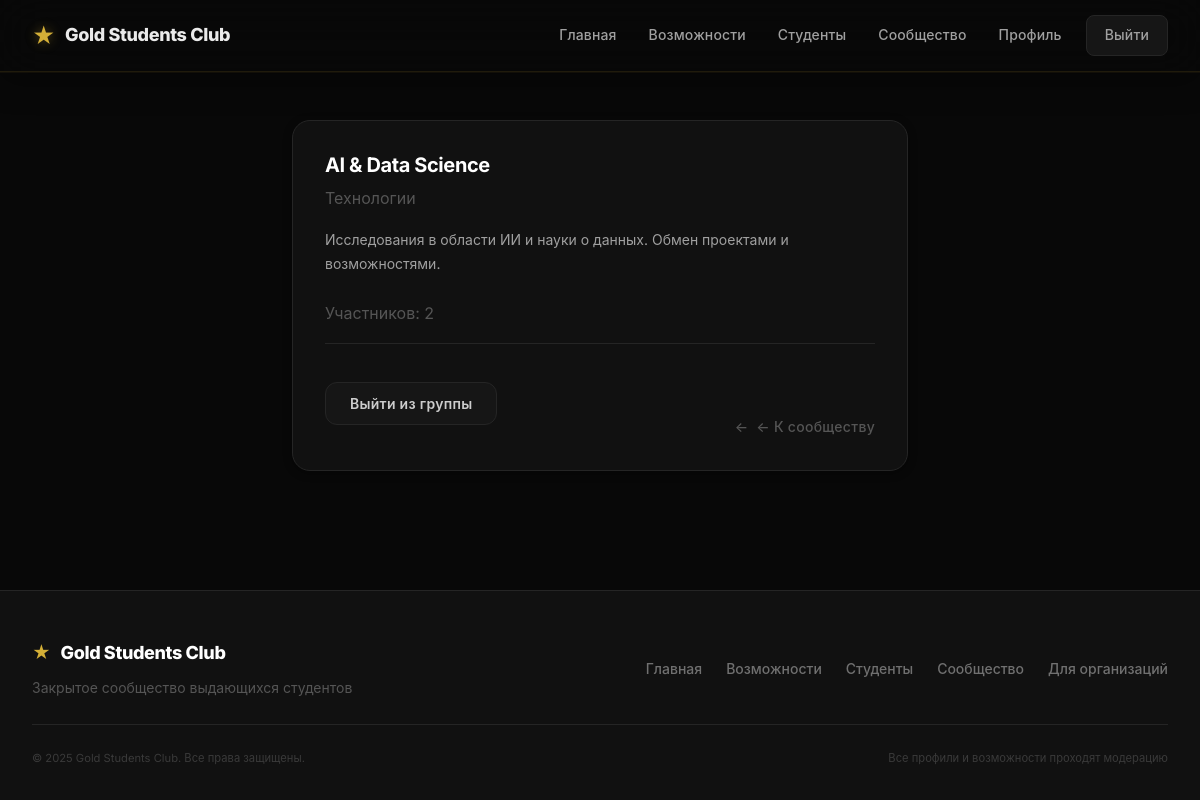
The page /community/1 (signed in) on the database its author committed.
### app.py (models this page shows)
class Group(db.Model):
    __tablename__ = "community_group"
    id = db.Column(db.Integer, primary_key=True)
    name = db.Column(db.String(100), nullable=False)
    slug = db.Column(db.String(100), unique=True, index=True)
    description = db.Column(db.Text)
    category = db.Column(db.String(50))
    created_by = db.Column(db.Integer, db.ForeignKey("user.id"), nullable=True)
    creator = db.relationship("User", backref=db.backref("owned_groups", lazy="dynamic"))
    created_at = db.Column(db.DateTime, default=datetime.utcnow)

### app.py (the view)
@app.route("/community/<int:group_id>")
def community_group(group_id):
    group = Group.query.get_or_404(group_id)
    members = GroupMember.query.filter_by(group_id=group_id).count()
    is_member = False
    if current_user.is_authenticated:
        is_member = GroupMember.query.filter_by(
            group_id=group_id, user_id=current_user.id).first() is not None
    return render_template("community_group.html", group=group,
                           members_count=members, is_member=is_member)

### app.py (called while the page is built)
@login_manager.user_loader
def load_user(user_id):
    return User.query.get(int(user_id))

    @property
    def is_admin(self):
        return self.role == "admin"

    @property
    def is_organizer(self):
        return self.role in ("organizer", "admin")

### templates/community_group.html (shortened to what this page needs)
{% extends "base.html" %}
{% block content %}
    <div class="container-narrow">
        <div class="card">
            <h1 class="card-title">{{ group.name }}</h1>
            {% if group.category %}<p class="text-muted">{{ group.category }}</p>{% endif %}
            <p class="card-text">{{ group.description or 'Описание группы.' }}</p>
            <p class="text-muted">Участников: {{ members_count }}</p>
            <div class="card-footer">
                {% if current_user.is_authenticated %}
                    {% if is_member %}
                        <form method="post" action="{{ url_for('community_leave', group_id=group.id) }}" style="display: inline;">
                            <button type="submit" class="btn btn-secondary">Выйти из группы</button>
                        </form>
                    {% else %}
                        <form method="post" action="{{ url_for('community_join', group_id=group.id) }}" style="display: inline;">
                            <button type="submit" class="btn btn-primary">Вступить</button>
                        </form>
                    {% endif %}
                {% else %}
                    <p class="text-muted">Войдите, чтобы вступить в группу.</p>
                {% endif %}
                <a href="{{ url_for('community') }}" class="back-link">← К сообществу</a>
            </div>
        </div>
    </div>
{% endblock %}

### static/style.css (style rules this page uses)
:root { --gold: #D4AF37; --gold-light: #F3E5AB; --gold-dark: #AA8B22; --gold-glow: rgba(212, 175, 55, 0.4); --gold-glow-strong: rgba(212, 175, 55, 0.6); --dark: #080808; --dark-surface: #111111; --dark-surface-2: #161616; --dark-light: #1E1E1E; --dark-border: #252525; --dark-border-hover: #383838; --gray-100: #EAEAEA; --gray-200: #CCCCCC; --gray-300: #A0A0A0; --gray-400: #707070; --gray-500: #555555; --gray-600: #3A3A3A; --gray-700: #282828; --gray-800: #181818; --white: #FFFFFF; --spacing-xs: 0.5rem; --spacing-sm: 1rem; --spacing-md: 1.5rem; --spacing-lg: 2rem; --spacing-xl: 3rem; --spacing-2xl: 5rem; --font-family: 'Inter', -apple-system, BlinkMacSystemFont, 'Segoe UI', sans-serif; --font-size-xs: 0.7rem; --font-size-sm: 0.875rem; --font-size-base: 1rem; --font-size-lg: 1.125rem; --font-size-xl: 1.25rem; --font-size-2xl: 1.5rem; --font-size-3xl: 2rem; --font-size-4xl: 2.75rem; --font-size-5xl: 3.75rem; --radius-sm: 8px; --radius-md: 12px; --radius-lg: 18px; --radius-xl: 24px; --radius-full: 9999px; --shadow-sm: 0 2px 8px rgba(0, 0, 0, 0.4); --shadow-md: 0 8px 24px rgba(0, 0, 0, 0.5); --shadow-lg: 0 20px 50px rgba(0, 0, 0, 0.6); --shadow-gold: 0 0 20px rgba(212, 175, 55, 0.35); --shadow-gold-lg: 0 0 40px rgba(212, 175, 55, 0.2); --transition-fast: 150ms ease; --transition-base: 250ms ease; --transition-slow: 400ms cubic-bezier(0.175, 0.885, 0.32, 1.275); --nav-height: 72px; }
*, *::before, *::after { margin: 0; padding: 0; box-sizing: border-box; }
html { scroll-behavior: smooth; -webkit-text-size-adjust: 100%; }
body { font-family: var(--font-family); font-size: var(--font-size-base); line-height: 1.6; color: var(--gray-100); background-color: var(--dark); -webkit-font-smoothing: antialiased; -moz-osx-font-smoothing: grayscale; overflow-x: hidden; min-height: 100vh; display: flex; flex-direction: column; }
h1, h2, h3, h4, h5, h6 { font-weight: 700; line-height: 1.2; color: var(--white); margin-bottom: var(--spacing-md); letter-spacing: -0.03em; }
h1 { font-size: var(--font-size-4xl); }
p { margin-bottom: var(--spacing-sm); color: var(--gray-300); line-height: 1.7; }
a { color: var(--gold); text-decoration: none; transition: all var(--transition-base); }
.container-narrow { max-width: 680px; margin: 0 auto; padding: var(--spacing-xl) var(--spacing-lg); }
.btn { display: inline-flex; justify-content: center; align-items: center; padding: 12px 24px; font-size: var(--font-size-sm); font-weight: 600; font-family: var(--font-family); letter-spacing: 0.02em; border: none; border-radius: var(--radius-md); cursor: pointer; transition: all var(--transition-base); text-decoration: none; position: relative; overflow: hidden; white-space: nowrap; -webkit-user-select: none; user-select: none; }
.btn-secondary { background: var(--dark-surface-2); color: var(--gray-200); border: 1px solid var(--dark-border); }
.card { background: var(--dark-surface); border-radius: var(--radius-lg); border: 1px solid var(--dark-border); padding: var(--spacing-lg); transition: all 0.3s cubic-bezier(0.25, 0.8, 0.25, 1); box-shadow: var(--shadow-sm); height: 100%; display: flex; flex-direction: column; position: relative; overflow: hidden; }
.card::before { content: ''; position: absolute; top: 0; left: 0; right: 0; height: 1px; background: linear-gradient(90deg, transparent 0%, rgba(212,175,55,0.4) 50%, transparent 100%); opacity: 0; transition: opacity var(--transition-base); }
.card-title { font-size: var(--font-size-xl); font-weight: 700; margin-bottom: var(--spacing-xs); color: var(--white); letter-spacing: -0.02em; }
.card-text { color: var(--gray-300); line-height: 1.7; flex-grow: 1; margin-bottom: var(--spacing-md); font-size: var(--font-size-sm); }
.card-footer { margin-top: auto; padding-top: var(--spacing-md); border-top: 1px solid var(--dark-border); display: flex; justify-content: space-between; align-items: center; gap: var(--spacing-sm); }
.text-muted { color: var(--gray-500); }
.back-link { display: inline-flex; align-items: center; gap: 8px; color: var(--gray-500); font-size: var(--font-size-sm); font-weight: 500; margin-top: var(--spacing-xl); letter-spacing: 0.02em; transition: all var(--transition-base); }
.back-link::before { content: "←"; }

### rows shown on the page
Group: name "AI & Data Science", category "Технологии", description "Исследования в области ИИ и науки о данных. Обмен проектами и возможностями."

### other values the page prints
{{ members_count }} "2"
